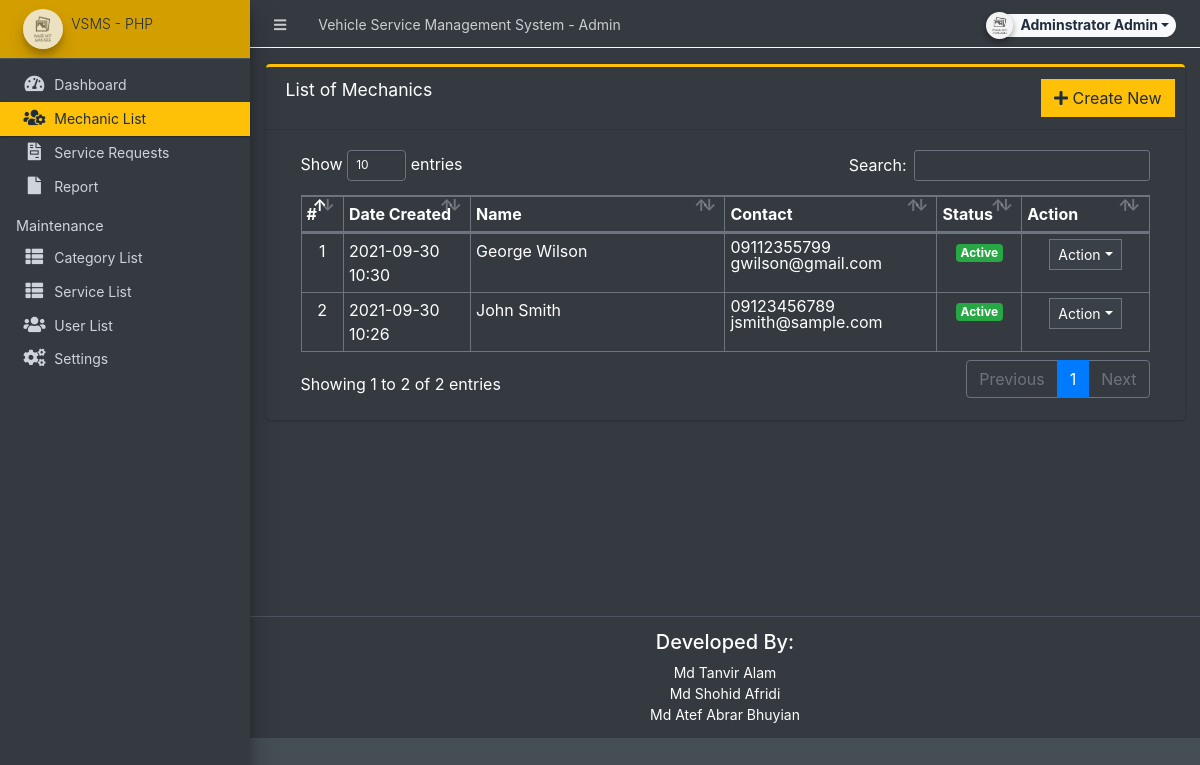
Page /admin/?page=mechanics (signed in) on the committed database.
### tables this page shows
CREATE TABLE `mechanics_list` (
  `id` int(30) NOT NULL,
  `name` text NOT NULL,
  `contact` varchar(50) NOT NULL,
  `email` varchar(150) NOT NULL,
  `status` tinyint(1) NOT NULL DEFAULT 1,
  `date_created` datetime NOT NULL DEFAULT current_timestamp()
);

### admin/mechanics/index.php (the view, shortened to what this page needs)
<div class="card card-outline card-warning">
	<div class="card-header">
		<h3 class="card-title">List of Mechanics</h3>
		<div class="card-tools">
			<a href="?page=mechanics/manage_mechanic" class="btn btn-flat btn-warning"><span class="fas fa-plus"></span>  Create New</a>
		</div>
	</div>
	<div class="card-body">
		<div class="container-fluid">
        <div class="container-fluid">
			<table class="table table-bordered table-stripped">
				<colgroup>
					<col width="5%">
					<col width="15%">
					<col width="30%">
					<col width="25%">
					<col width="10%">
					<col width="15%">
				</colgroup>
				<thead>
					<tr>
						<th>#</th>
						<th>Date Created</th>
						<th>Name</th>
						<th>Contact</th>
						<th>Status</th>
						<th>Action</th>
					</tr>
				</thead>
				<tbody>
					<?php
					$i = 1;
						$qry = $conn->query("SELECT * from `mechanics_list` order by (`name`) asc ");
						while($row = $qry->fetch_assoc()):
							foreach($row as $k=> $v){
								$row[$k] = trim(stripslashes($v));
							}
					?>
						<tr>
							<td class="text-center"><?php echo $i++; ?></td>
							<td><?php echo date("Y-m-d H:i",strtotime($row['date_created'])) ?></td>
							<td><?php echo ucwords($row['name']) ?></td>
							<td>
								<p class="m-0 lh-1">
								<?php echo $row['contact'] ?> <br>
								<?php echo $row['email'] ?>
								</p>
							</td>
							<td class="text-center">
                                <?php if($row['status'] == 1): ?>
                                    <span class="badge badge-success">Active</span>
                                <?php else: ?>
                                    <span class="badge badge-danger">Inactive</span>
                                <?php endif; ?>
                            </td>
							<td align="center">
								 <button type="button" class="btn btn-flat btn-default btn-sm dropdown-toggle dropdown-icon" data-toggle="dropdown">
				                  		Action
				                  </button>
							</td>
						</tr>
					<?php endwhile; ?>
				</tbody>
			</table>
		</div>
		</div>
	</div>
</div>

### rows in the picture
mechanics_list: date_created "2021-09-30 10:30", name "George Wilson", contact "09112355799", email "gwilson@gmail.com", status "Active"
mechanics_list: date_created "2021-09-30 10:26", name "John Smith", contact "09123456789", email "jsmith@sample.com", status "Active"

### other values in the picture
$_settings->info('name') "Vehicle Service Management System"
$_settings->userdata('firstname').' '.$_settings->userdata('lastname') "Adminstrator Admin"
$_settings->info('short_name') "VSMS - PHP"
